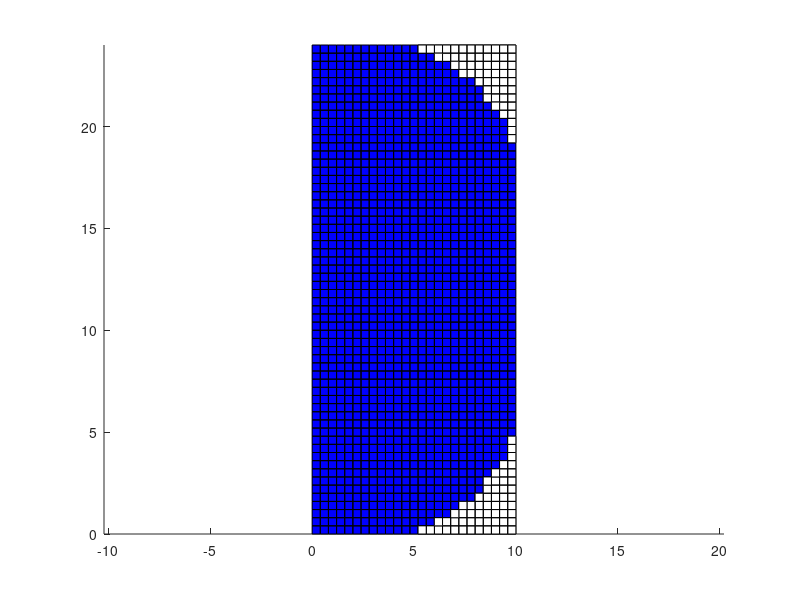
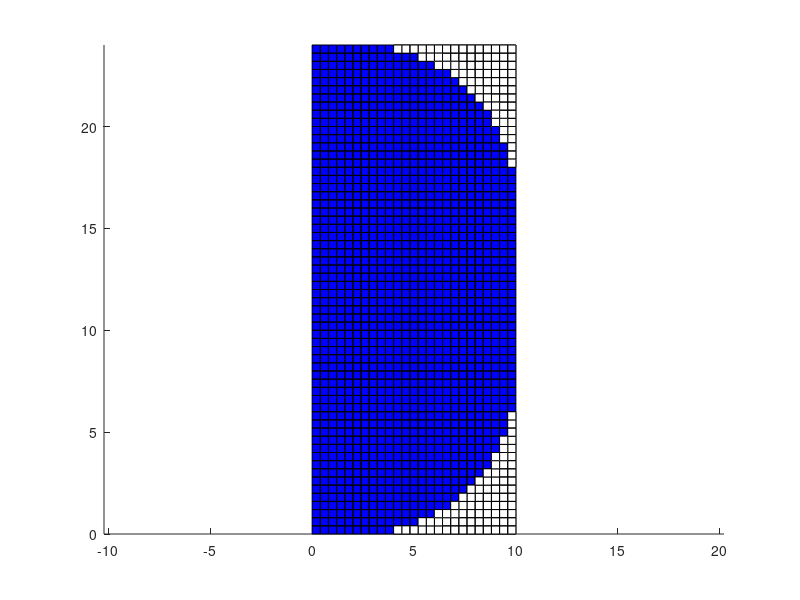
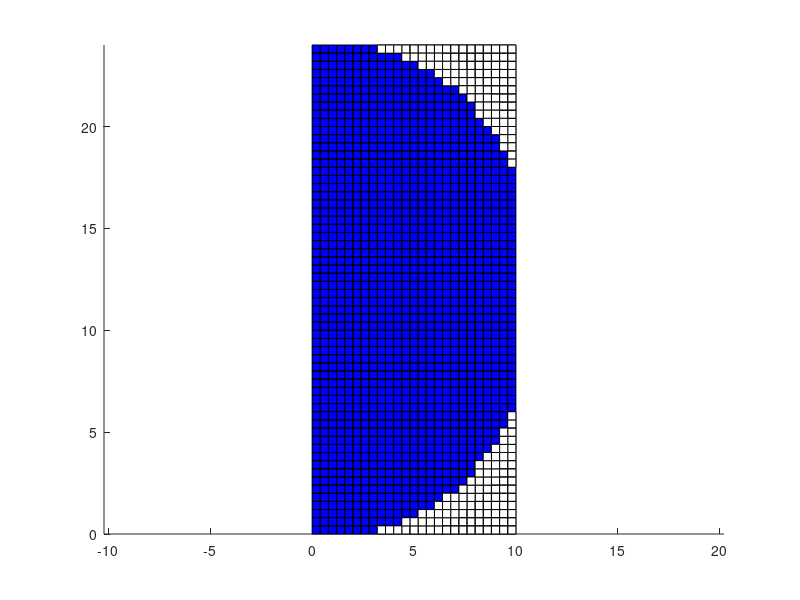
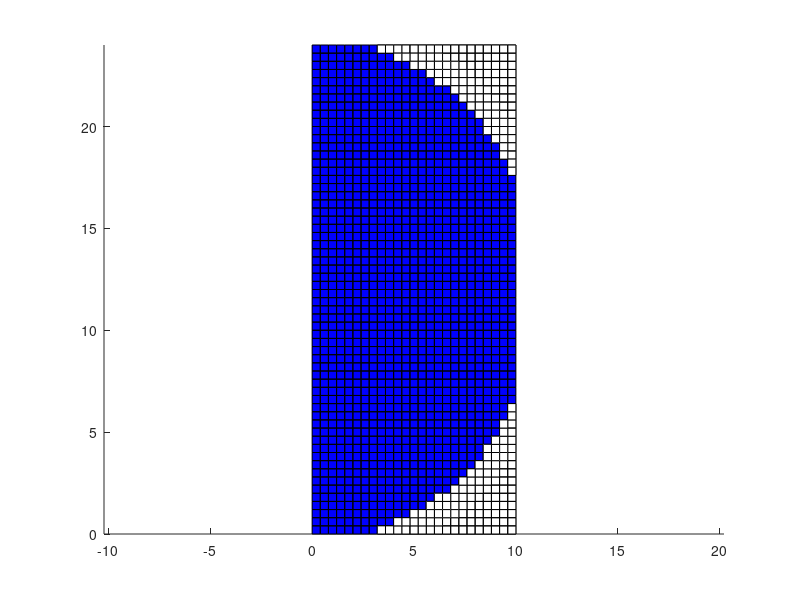

The MATLAB script that drew these images, in order: (Note: a time limit stopped this script after it produced the figures.)
%% cleaning

clc; clear; close all

%% coordinate matrix

nx = 26; % nodes number in x
ny = 61; % nodes number in y
Lx = 10; % length in x
Ly = 24; % length in y
ex = nx - 1; % element number in x
ey = ny - 1; % element number in y
a = Lx/nx; % element length
b = Ly/ny; % element hight

coordx = linspace(0,Lx,nx); % coordinate in x
coordy = linspace(0,Ly,ny); % coordinate in y
[X,Y] = meshgrid(coordx,coordy);
X = X';
Y = Y';
num = 1:nx*ny; % number of nodes
coord = [num(:),X(:),Y(:)]; % coordinate matrix
%% incidence matrix

inci = zeros(ex*ey,6); % incidence matrix pre-location
A = coord(:,1);
A = reshape(A,[nx,ny]);
k = 1;
for j = 1:ny-1
    for i = 1:nx-1
        if k > ex*ey/2
            mat = 1;
        else
            mat = 1;
        end
        inci(k,:)=[mat, A(i,j),A(i+1,j),A(i+1,j+1),A(i,j+1),k];
        k = k + 1;
    end
end

%% boundary conditions matrix

bc = zeros(2*ny,3);
k = 1;

for i = 1:ny
    bc(2*i-1,:) = [k, 1,0];
    bc(2*i,:) = [k, 2,0];
    k = k + nx;
end

%% load matrix

if mod(ey,2) == 0
    k = nx*(ny+1)/2;
else
    k = nx*(ny)/2;
end

load = [k 2 -1000];

%% material matrix
            %E          nu
material = [210e9 7860 0.3;  %steel
            70e9 2700 0.27]; %aluminium
        
%% solver
        
nel = size(inci,1);    % element number
nnodes = size(coord,1);% nodes number

alldof = 1:nnodes*2; % degrees of freedom
kg = zeros(2*nnodes); % global stiffness matrix pre-location
F = zeros(2*nnodes,1); %load matrix pre-location 
nload = size(load,1); %load quantity

for i = 1:nload
    if load(i,2) == 1
        F(2*load(i,1)-1) = load(i,3);        
    else
        F(2*load(i,1)) = load(i,3);
    end    
end


%% global stiffness matrix assemble

for i = 1:nel 
    
        no1 = inci(i,2); % first node element 
        no2 = inci(i,3); % second node element
        no3 = inci(i,4); % third node element
        no4 = inci(i,5); % fourth node element

        E = material(inci(i,1),1); % young's module

        nu = material(inci(i,1),3); % poisson module

        D = E*[1/(1-nu^2), nu/(1-nu^2), 0; 
               nu/(1-nu^2),  1/(1-nu^2),0;
                0,       0, 1/(2*(1+nu))];
        
        line = inci(1,:);
                
        posxy = coord(line(2:length(line)-1),2:3);    
            
        %Pontos de gaus
        np=2;
        pxi=[-1/sqrt(3),1/sqrt(3)];
        peta=[-1/sqrt(3),1/sqrt(3)];
        wi=1;
        wj=1;
        
        Nfun=4; %N�mero de n�s do elemento
        ke=zeros(2*Nfun); %Inicializa��o da matriz elementar
        Bs=zeros(3,2*Nfun); %Inicializa��o da matriz de deforma��o
        
        for j=1:np
            xi=pxi(j);
            for k=1:np
                eta=peta(k);
                N=[1/4*(1-xi)*(1-eta), 1/4*(1+xi)*(1-eta), 1/4*(1+xi)*(1+eta), 1/4*(1-xi)*(1+eta)];
                dNxi=[eta/4 - 1/4,1/4 - eta/4,eta/4 + 1/4,- eta/4 - 1/4];
                dNeta=[xi/4 - 1/4,- xi/4 - 1/4,xi/4 + 1/4,1/4 - xi/4];
                %Jacobiano
                J=[dNxi;dNeta]*posxy;
                %Determinante do Jacobiano
                detJ=det(J);
                iJ=J^-1;
                %Matriz de deforma��o Bs-s�lida
                p = 1:2:8; %vetor de 1 ate 8(
                Bs(1,p)   = iJ(1,1)*dNxi + iJ(1,2)*dNeta;
                Bs(2,p+1) = iJ(2,1)*dNxi + iJ(2,2)*dNeta;
                Bs(3,p)   = Bs(2,p+1);
                Bs(3,p+1) = Bs(1,p);
                %Matriz do elemento
                ke = ke + 0.001*Bs'*D*Bs*det(J)*wi*wj;
            end
        end
                              
        loc = [no1*2-1 no1*2 no2*2-1 no2*2 no3*2-1 no3*2 no4*2-1 no4*2]; % localization vector

        kg(loc,loc) = kg(loc,loc) + ke; % global stiffness matrix assemble
end

freedof = alldof;

for k = 1 : size(bc,1)
    freedof(2*bc(k,1)-(2-bc(k,2))) = 0;
end

F_aux = sparse(F(logical(freedof),1)); % column & rows elimination

u = zeros(size(F_aux,1),1);

figure()
patch('Faces',inci(:,2:5),'Vertices',coord(:,2:3),'FaceColor','blue')
axis equal
hold on

%% eso stress optimization

count = 0;

rr = 0.01; % rejection ratio
er = 0.01; % evolutionary rate
sc = 0.24; % stop criterion

x=ones(nel,1);

stress_max = zeros(1000,1);
stress_min = zeros(1000,1);
stress_ave = zeros(1000,1);

kk = 0;

conv = 0;

while conv == 0
    count = count + 1;
    
    kg_aux = sparse(kg(logical(freedof),logical(freedof))); % column & rows elimination
    
    u(logical(freedof),1) = kg_aux\F_aux;
    
    stress = zeros(nel,1);

    Bt=[-0.5/a,0,0.5/a,0,0.5/a,0,-0.5/a,0;
        0,-0.5/b,0,-0.5/b,0,0.5/b,0,0.5/b;
        -0.5/b,-0.5/a,-0.5/b,0.5/a,0.5/b,0.5/a,0.5/b,-0.5/a];

    for i = 1:nel
        no1 = inci(i,2); % first node element 
        no2 = inci(i,3); % second node element
        no3 = inci(i,4); % third node element
        no4 = inci(i,5); % fourth node element

        nu = material(inci(i,1),3); % poisson module
        D = E/(1-nu^2)*[1 nu 0;
                       nu 1 0;
                       0 0 (1-nu)/2];

        loc = [no1*2-1 no1*2 no2*2-1 no2*2 no3*2-1 no3*2 no4*2-1 no4*2]; % localization vector
        epi = u(loc,1);

        T_el=D*Bt*epi; % stress within the element

        stress(i,1)=sqrt((T_el(1,1)^2)+(T_el(2,1)^2)-(T_el(1,1)*T_el(2,1))+3*(T_el(3,1)^2));
    end
    
    stress(logical(x)==false) = 0;
    
    remove_element = find(stress < rr*max(stress));
    
    remove_element_aux = remove_element(x(remove_element)==1);
    
    while isempty(remove_element_aux)
        rr = rr + er;
    
        remove_element = find(stress < rr*max(stress));
    
        remove_element_aux = remove_element(x(remove_element)==1);
    end
    
    nel_del = length(remove_element_aux);
    
     if  mod(nel_del,2)~=0 
        nel_del = nel_del - 1; 
     end
    
     x(remove_element_aux) = 0;
     
     for j = 1:nel_del
        i = remove_element_aux(j,1);
         
        no1 = inci(i,2); % first node element 
        no2 = inci(i,3); % second node element
        no3 = inci(i,4); % third node element
        no4 = inci(i,5); % fourth node element

        E = material(inci(i,1),1); % young's module

        nu = material(inci(i,1),3); % poisson module

        k=[ 1/2-nu/6   1/8+nu/8 -1/4-nu/12 -1/8+3*nu/8 ... 
       -1/4+nu/12 -1/8-nu/8  nu/6       1/8-3*nu/8];

        ke = 0.001*E/(1-nu^2)*[ k(1) k(2) k(3) k(4) k(5) k(6) k(7) k(8)
                          k(2) k(1) k(8) k(7) k(6) k(5) k(4) k(3)
                          k(3) k(8) k(1) k(6) k(7) k(4) k(5) k(2)
                          k(4) k(7) k(6) k(1) k(8) k(3) k(2) k(5)
                          k(5) k(6) k(7) k(8) k(1) k(2) k(3) k(4)
                          k(6) k(5) k(4) k(3) k(2) k(1) k(8) k(7)
                          k(7) k(4) k(5) k(2) k(3) k(8) k(1) k(6)
                          k(8) k(3) k(2) k(5) k(4) k(7) k(6) k(1)];

        loc = [no1*2-1 no1*2 no2*2-1 no2*2 no3*2-1 no3*2 no4*2-1 no4*2]; % localization vector

        kg(loc,loc) = kg(loc,loc) - ke; % global stiffness matrix assemble
        
        ke = 1e-3*ke;
        
        kg(loc,loc) = kg(loc,loc) + ke; % global stiffness matrix assemble
     end
    
    stress_max(count,1) = max(stress);
    stress_min(count,1) = min(stress(x==1));
    stress_ave(count,1) = mean(stress(x==1));
     
    inci_aux = inci(remove_element_aux,:);
     
    nel_aux = sum(x);
    
    if rr >= sc
        conv = 1;
    end
     
    patch('Faces',inci_aux(:,2:5),'Vertices',coord(:,2:3),'FaceColor','white')
    pause(1e-6);
    
     if mod(count, 3) == 0
         kk = kk + 1;
         filename = sprintf('%d_%d_%d', ex, ey, kk);
         saveas(gcf,filename,'png')
     end
    
end     

count = 1:count;

stress_max = stress_max(count,1);
stress_min = stress_min(count,1);
stress_ave = stress_ave(count,1);

figure()
hold on
plot(count,stress_max,'k')
plot(count,stress_min,'r')
plot(count,stress_ave,'g')
legend('Maximum stress','Minimum stress','Average stress')
xlabel('Iterations number')
ylabel('\sigma (Pa)')
